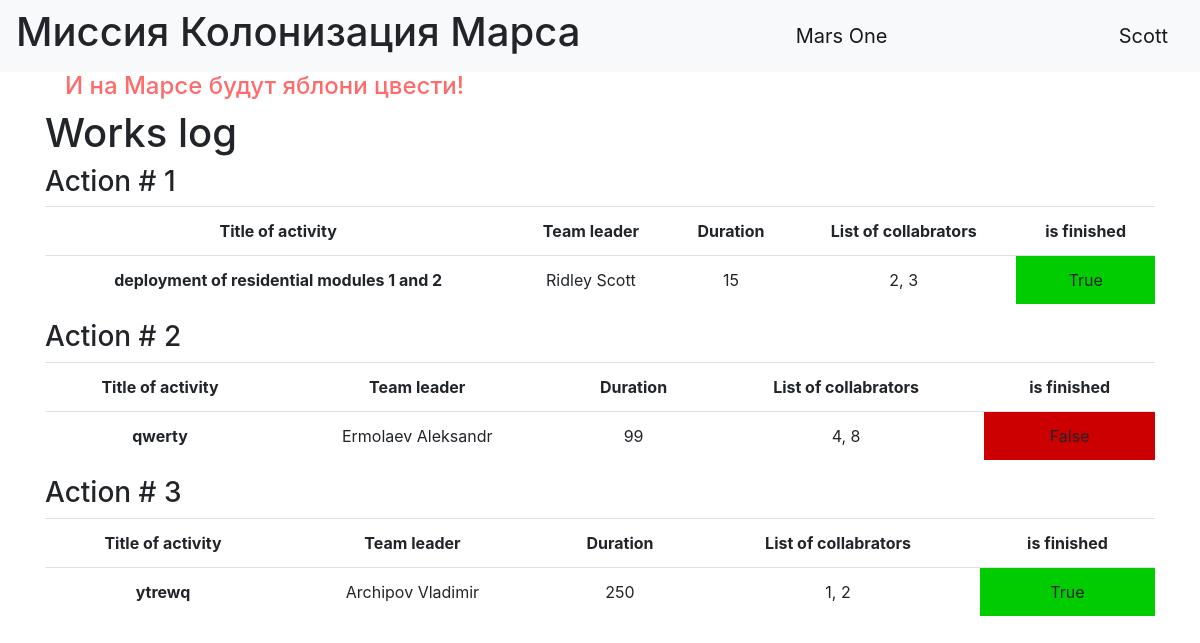
Page /index (signed in) on the committed database.
### data/users.py (models this page shows, shortened)
class User(SqlAlchemyBase, UserMixin, SerializerMixin):
    __tablename__ = 'users'
    id = sqlalchemy.Column(sqlalchemy.Integer,
                           primary_key=True, autoincrement=True)
    surname = sqlalchemy.Column(sqlalchemy.String, nullable=True)
    name = sqlalchemy.Column(sqlalchemy.String, nullable=True)
    age = sqlalchemy.Column(sqlalchemy.Integer, nullable=True)
    position = sqlalchemy.Column(sqlalchemy.String, nullable=True)
    speciality = sqlalchemy.Column(sqlalchemy.String, nullable=True)
    address = sqlalchemy.Column(sqlalchemy.String, nullable=True)
    email = sqlalchemy.Column(sqlalchemy.String, unique=True, nullable=True)
    hashed_password = sqlalchemy.Column(sqlalchemy.String, nullable=True)
    modified_date = sqlalchemy.Column(sqlalchemy.DateTime,
                                     default=datetime.datetime.now)

### data/jobs.py (models this page shows, shortened)
class Job(SqlAlchemyBase, UserMixin, SerializerMixin):
    __tablename__ = 'jobs'
    id = sqlalchemy.Column(sqlalchemy.Integer,
                           primary_key=True, autoincrement=True)
    team_leader = sqlalchemy.Column(sqlalchemy.Integer, nullable=True)
    job = sqlalchemy.Column(sqlalchemy.String, nullable=True)
    work_size = sqlalchemy.Column(sqlalchemy.Integer, nullable=True)
    collaborators = sqlalchemy.Column(sqlalchemy.String, nullable=True)
    start_date = sqlalchemy.Column(sqlalchemy.DateTime,
                                     default=datetime.datetime.now)
    end_date = sqlalchemy.Column(sqlalchemy.DateTime,
                                     default=datetime.datetime.now)
    is_finished = sqlalchemy.Column(sqlalchemy.Boolean, nullable=True)

### main.py (the view)
@app.route('/')
@app.route('/index')
def index(**param):
    jobs = db_sess.query(Job).all()
    users = db_sess.query(User).all()
    names = {}
    for user in users:
        names[user.id] = f"{user.surname} {user.name}"
    print(names)
    return render_template('index.html', jobs=jobs, names=names, **param)

### data/db_session.py (called while the page is built)
def create_session() -> Session:
    global __factory
    return __factory()

### main.py (called while the page is built)
@login_manager.user_loader
def load_user(user_id):
    db_sess = db_session.create_session()
    return db_sess.get(User,user_id)

### templates/index.html
{% extends "base.html" %}
{% block content %}
<h1>Works log</h1>
{% for job in jobs %}
<h3>Action # {{ loop.index }}</h3>
<table class="table">
  <tread>
    <tr>
      <th scope="col">Title of activity</th>
      <th scope="col">Team leader</th>
      <th scope="col">Duration</th>
      <th scope="col">List of collabrators</th>
      <th scope="col">is finished</th>
    </tr>
  </tread>
  <tr>
    <th scope="row">{{ job.job }}</th>
    <td>{{ names[job.team_leader] }}</td>
    <td>{{ job.work_size }}</td>
    <td>{{ job.collaborators }}</td>
    {% if job.is_finished %}
    <td bgcolor="00cc00">{{ job.is_finished }}</td>
    {% else %}
    <td bgcolor="cc0000">{{ job.is_finished }}</td>
    {% endif %}
  </tr>
</table>
{% endfor %}
{% endblock %}

### templates/base.html (shortened to what this page needs)
<!doctype html>
<html lang="en">
<head>
    <link rel="stylesheet"
          href="https://stackpath.bootstrapcdn.com/bootstrap/4.4.1/css/bootstrap.min.css"
>
        <link rel="stylesheet" href="{{ url_for('static', filename='css/style.css') }}">
</head>
<body>
<header>
    <nav class="navbar navbar-light bg-light">
        <h1>Миссия Колонизация Марса</h1>
        <a class="navbar-brand" href="#">Mars One</a>
        {% if current_user.is_authenticated %}
            <a class="navbar-brand" href="/logout">{{ current_user.name }}</a>
        {% else %}
            <p>
                <a class="btn btn-primary " href="/register">Зарегистрироваться</a>
                <a class="btn btn-success" href="/login">Войти</a>
            </p>
        {% endif %}
    </nav>
</header>
<main role="main" class="container">
    <h4>И на Марсе будут яблони цвести!</h4>
    {% block content %}{% endblock %}
</main>
</body>
</html>

### static/css/style.css (style rules this page uses)
h4 { color: #ff6b6b; padding-left: 20px; }
table { text-align: center; margin-left: auto; margin-right: auto; }

### rows in the picture
User: name "Scott"
Job: job "deployment of residential modules 1 and 2", team_leader "Ridley Scott", work_size "15", collaborators "2, 3", is_finished "True"
Job: job "qwerty", team_leader "Ermolaev Aleksandr", work_size "99", collaborators "4, 8", is_finished "False"
Job: job "ytrewq", team_leader "Archipov Vladimir", work_size "250", collaborators "1, 2", is_finished "True"
